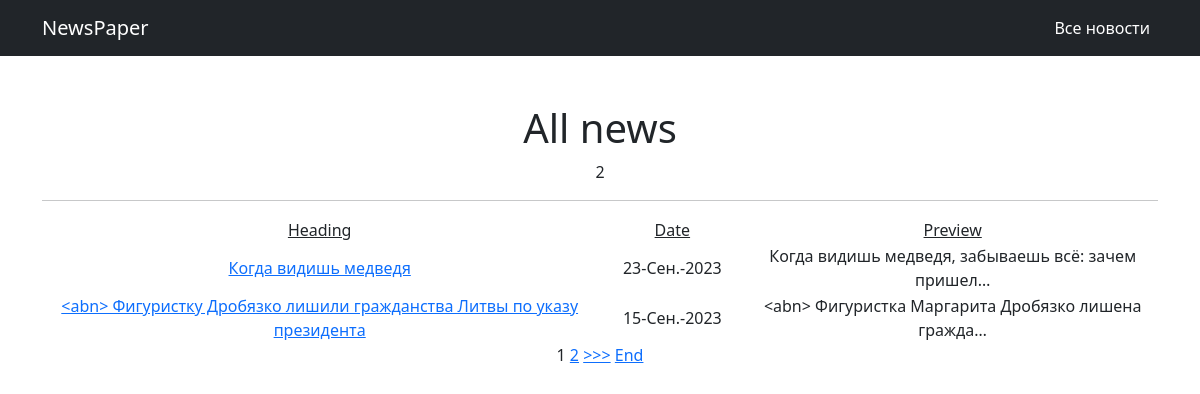
Page /news/ on the committed database.
### news/models.py (models this page shows, shortened)
class Post(models.Model):
    NEWS = 'NW'
    ARTICLE = 'AR'
    TYPE_CHOICES = (
        (NEWS, 'Новость'),
        (ARTICLE, 'Статья')
    )
    type = models.CharField(max_length = 2, choices = TYPE_CHOICES, default = NEWS)
    timePost = models.DateTimeField(auto_now_add=True)
    title = models.CharField(max_length = 255)
    textPost = models.TextField()
    ratingPost = models.IntegerField(default=0)
    author = models.ForeignKey(Author, on_delete=models.CASCADE)
    category = models.ManyToManyField(Category, through='PostCategory')

### news/views.py (the view)
# urls.py: path('', cache_page(10)(PostList.as_view()), name='news'),
class PostList(ListView):
    model = Post
    template_name = 'news.html'
    context_object_name = 'news'
    queryset = Post.objects.order_by('-id')
    paginate_by = 2
    def get_context_data(self, **kwargs):
        context = super().get_context_data(**kwargs)
        context['is_not_premium'] = not self.request.user.groups.filter(name='authors').exists()
        return context

### news/templatetags/custom_filters.py (called while the page is built)
@register.filter(name='censor')
def censor(text):
    forbidden_vocabulary = ['nba']
    for i in forbidden_vocabulary:
        text = text.replace(i, '<abn>')
        text = text.replace(i.upper(), '<abn>')
    return text

### templates/news.html (shortened to what this page needs)
{% extends 'default.html' %}
{% load custom_filters %}
{% block content %}
<h1>All news</h1>
{{ news|length }}
<hr>
{% if news %}
<table>
    <tr>
        <td><u>Heading</u></td>
        <td width="150"><u>Date</u></td>
        <td><u>Preview</u></td>
    </tr>
    {% for new_s in news %}
    <tr>
        <td>
            <a href="{% url 'new_s' new_s.id %}">{{ new_s.title|censor }}</a>
        </td>
        <td>{{ new_s.timePost|date:'d-N-Y' }}</td>
        <td>{{ new_s.textPost|censor|truncatechars:50 }}</td>
    </tr>
    {% endfor %}
</table>
{% else %}
<h2>No news</h2>
{% endif %}
{% if is_paginated %}
{% for num in page_obj.paginator.page_range %}
{% if page_obj.number == num %}
<a>{{ num }}</a>
{% elif num > page_obj.number|add:'-2' and num < page_obj.number|add:'2' %}
<a href="?page={{ num }}">{{ num }}</a>
{% endif %}
{% endfor %}
{% if page_obj.has_next %}
<a href="?page={{ page_obj.next_page_number }}">>>></a>
<a href="?page={{ page_obj.paginator.num_pages }}">End</a>
{% endif %}
{% endif %}
{% endblock content %}

### rows in the picture
Post: title|censor "Когда видишь медведя", timePost "23-Сен.-2023", textPost|censor "Когда видишь медведя, забываешь всё: зачем пришел…"
Post: title|censor "<abn> Фигуристку Дробязко лишили гражданства Литвы по указу президента", timePost "15-Сен.-2023", textPost|censor "<abn> Фигуристка Маргарита Дробязко лишена гражда…"

### other values in the picture
{{ news|length }} "2"
{{ num }} "1"
{{ num }} "2"
